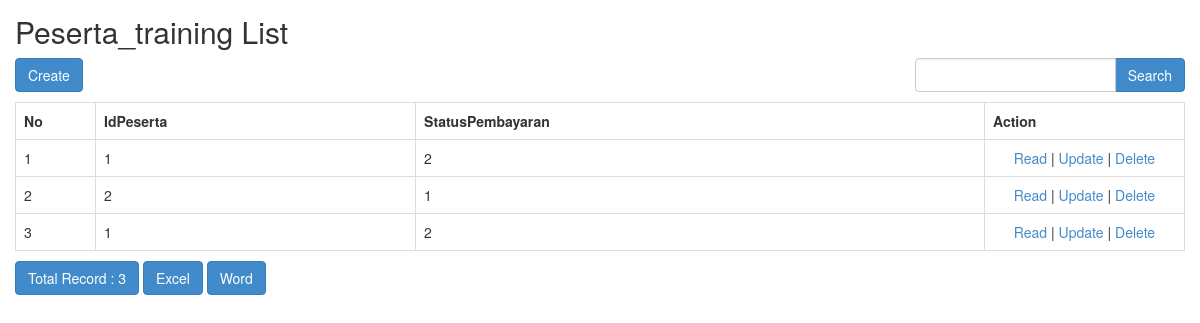
The page /index.php/peserta_training on the database its author committed.
### tables this page shows
CREATE TABLE IF NOT EXISTS `peserta_training` (
  `idTraining` int(11) default NULL,
  `idPeserta` int(11) default NULL,
  `statusPembayaran` char(1) default NULL
);

### application/controllers/Peserta_training.php (called while the page is built, shortened)
<?php
class Peserta_training extends CI_Controller
{
    function __construct()
    {
        $this->load->model('Peserta_training_model');
        $this->load->library('form_validation');
    }
    public function index()
    {
        $q = urldecode($this->input->get('q', TRUE));
        $start = intval($this->input->get('start'));
        if ($q <> '') {
            $config['base_url'] = base_url() . 'peserta_training/index.html?q=' . urlencode($q);
            $config['first_url'] = base_url() . 'peserta_training/index.html?q=' . urlencode($q);
        } else {
            $config['base_url'] = base_url() . 'peserta_training/index.html';
            $config['first_url'] = base_url() . 'peserta_training/index.html';
        }
        $config['per_page'] = 10;
        $config['page_query_string'] = TRUE;
        $config['total_rows'] = $this->Peserta_training_model->total_rows($q);
        $peserta_training = $this->Peserta_training_model->get_limit_data($config['per_page'], $start, $q);
        $this->load->library('pagination');
        $this->pagination->initialize($config);
        $data = array(
            'peserta_training_data' => $peserta_training,
            'q' => $q,
            'pagination' => $this->pagination->create_links(),
            'total_rows' => $config['total_rows'],
            'start' => $start,
        );
        $this->load->view('peserta_training/peserta_training_list', $data);
    }
}

### index.php (called while the page is built, shortened)
<?php
require_once BASEPATH.'core/CodeIgniter.php';

### application/config/config.php (called while the page is built, shortened)
<?php
$config['base_url'] = 'http://localhost/myCI_1317099/';
$config['index_page'] = '';
$config['uri_protocol']    = 'REQUEST_URI';
$config['url_suffix'] = '';
$config['language']    = 'english';
$config['charset'] = 'UTF-8';
$config['enable_hooks'] = FALSE;
$config['subclass_prefix'] = 'MY_';
$config['composer_autoload'] = FALSE;
$config['permitted_uri_chars'] = 'a-z 0-9~%.:_\-';
$config['enable_query_strings'] = FALSE;
$config['controller_trigger'] = 'c';
$config['function_trigger'] = 'm';
$config['directory_trigger'] = 'd';
$config['allow_get_array'] = TRUE;
$config['log_threshold'] = 0;
$config['log_path'] = '';
$config['log_file_extension'] = '';
$config['log_file_permissions'] = 0644;
$config['log_date_format'] = 'Y-m-d H:i:s';
$config['error_views_path'] = '';
$config['cache_path'] = '';
$config['cache_query_string'] = FALSE;
$config['encryption_key'] = 'fajarislami';
$config['sess_driver'] = 'files';
$config['sess_cookie_name'] = 'ci_session';
$config['sess_expiration'] = 7200;
$config['sess_save_path'] = NULL;
$config['sess_match_ip'] = FALSE;
$config['sess_time_to_update'] = 300;
$config['sess_regenerate_destroy'] = FALSE;
$config['cookie_prefix']    = '';
$config['cookie_domain']    = '';
$config['cookie_path']        = '/';
$config['cookie_secure']    = FALSE;
$config['cookie_httponly']     = FALSE;
$config['standardize_newlines'] = FALSE;
$config['global_xss_filtering'] = FALSE;
$config['csrf_protection'] = FALSE;
$config['csrf_token_name'] = 'csrf_test_name';
$config['csrf_cookie_name'] = 'csrf_cookie_name';
$config['csrf_expire'] = 7200;
$config['csrf_regenerate'] = TRUE;
$config['csrf_exclude_uris'] = array();
$config['compress_output'] = FALSE;
$config['time_reference'] = 'local';
$config['rewrite_short_tags'] = FALSE;
$config['proxy_ips'] = '';

### application/models/Peserta_training_model.php (called while the page is built, shortened)
<?php
class Peserta_training_model extends CI_Model
{
    public $table = 'peserta_training';
    public $id = 'idTraining';
    public $order = 'DESC';
    function total_rows($q = NULL) {
        $this->db->like('idTraining', $q);
	$this->db->or_like('idPeserta', $q);
	$this->db->or_like('statusPembayaran', $q);
	$this->db->from($this->table);
        return $this->db->count_all_results();
    }
    function get_limit_data($limit, $start = 0, $q = NULL) {
        $this->db->order_by($this->id, $this->order);
        $this->db->like('idTraining', $q);
	$this->db->or_like('idPeserta', $q);
	$this->db->or_like('statusPembayaran', $q);
	$this->db->limit($limit, $start);
        return $this->db->get($this->table)->result();
    }
}

### application/views/peserta_training/peserta_training_list.php (the view, shortened to what this page needs)
<!doctype html>
<html>
    <head>
        <link rel="stylesheet" href="<?php echo base_url('assets/bootstrap/css/bootstrap.min.css') ?>"/>
    </head>
    <body>
        <h2 style="margin-top:0px">Peserta_training List</h2>
        <div class="row" style="margin-bottom: 10px">
            <div class="col-md-4">
                <?php echo anchor(site_url('peserta_training/create'),'Create', 'class="btn btn-primary"'); ?>
            </div>
            <div class="col-md-4 text-center">
            </div>
            <div class="col-md-1 text-right">
            </div>
            <div class="col-md-3 text-right">
                <form action="<?php echo site_url('peserta_training/index'); ?>" class="form-inline" method="get">
                    <div class="input-group">
                        <input type="text" class="form-control" name="q" value="<?php echo $q; ?>">
                        <span class="input-group-btn">
                          <button class="btn btn-primary" type="submit">Search</button>
                        </span>
                    </div>
                </form>
            </div>
        </div>
        <table class="table table-bordered" style="margin-bottom: 10px">
            <tr>
                <th>No</th>
		<th>IdPeserta</th>
		<th>StatusPembayaran</th>
		<th>Action</th>
            </tr><?php
            foreach ($peserta_training_data as $peserta_training)
            {
                ?>
                <tr>
			<td width="80px"><?php echo ++$start ?></td>
			<td><?php echo $peserta_training->idPeserta ?></td>
			<td><?php echo $peserta_training->statusPembayaran ?></td>
			<td style="text-align:center" width="200px">
				<?php
				echo anchor(site_url('peserta_training/read/'.$peserta_training->idTraining),'Read');
				echo ' | ';
				echo anchor(site_url('peserta_training/update/'.$peserta_training->idTraining),'Update');
				echo ' | ';
				echo anchor(site_url('peserta_training/delete/'.$peserta_training->idTraining),'Delete','onclick="javasciprt: return confirm(\'Are You Sure ?\')"');
				?>
			</td>
		</tr>
                <?php
            }
            ?>
        </table>
        <div class="row">
            <div class="col-md-6">
                <a href="#" class="btn btn-primary">Total Record : <?php echo $total_rows ?></a>
		<?php echo anchor(site_url('peserta_training/excel'), 'Excel', 'class="btn btn-primary"'); ?>
		<?php echo anchor(site_url('peserta_training/word'), 'Word', 'class="btn btn-primary"'); ?>
	    </div>
            <div class="col-md-6 text-right">
            </div>
        </div>
    </body>
</html>

### application/views/peserta_training/peserta_training_list.php (style rules this page uses)
body { padding: 15px; }

### rows shown on the page
peserta_training: idPeserta "1", statusPembayaran "2", idTraining "Read", idTraining "Update", idTraining "Delete"
peserta_training: idPeserta "2", statusPembayaran "1", idTraining "Read", idTraining "Update", idTraining "Delete"
peserta_training: idPeserta "1", statusPembayaran "2", idTraining "Read", idTraining "Update", idTraining "Delete"

### other values the page prints
$total_rows "3"
